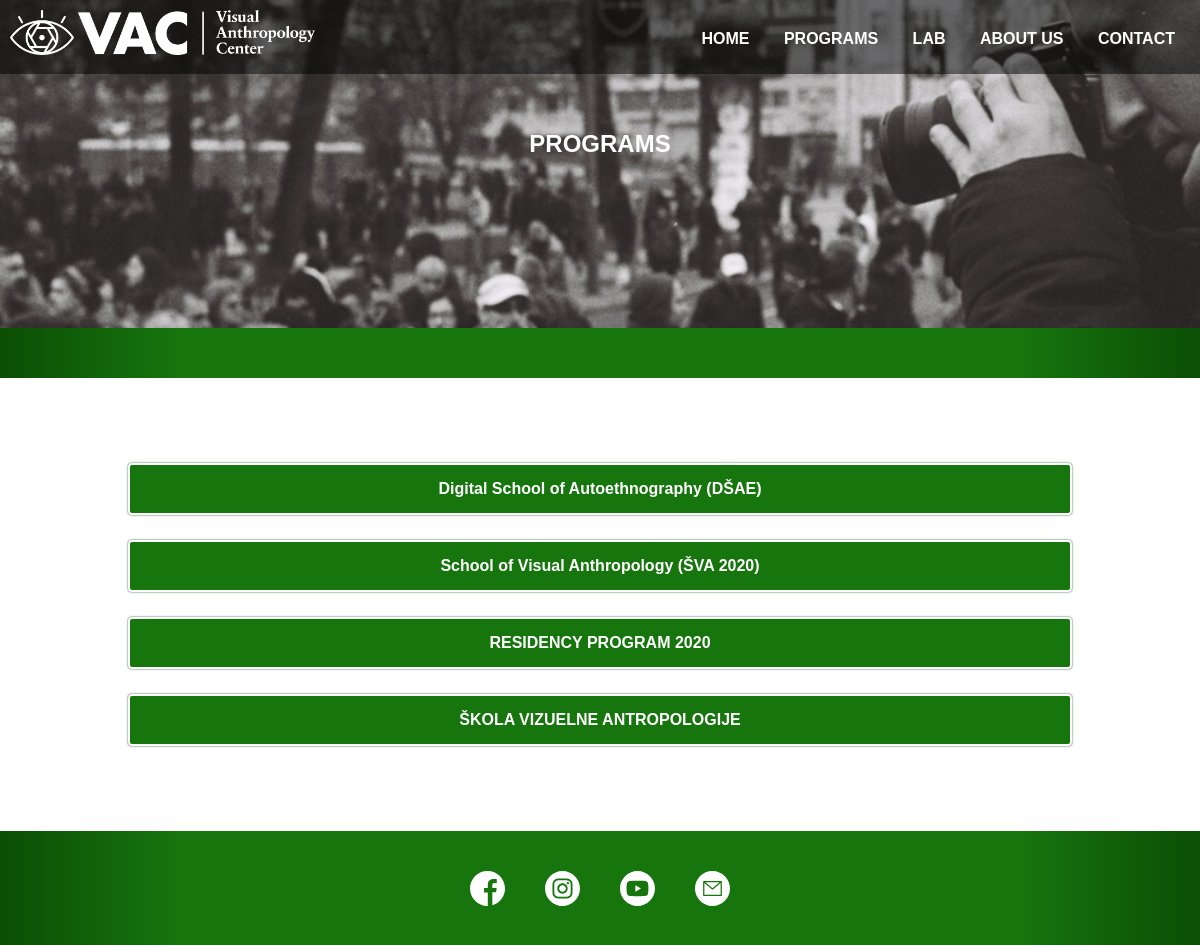
Screenshot of /programs.php with the database file from the repository.
### tables this page shows
CREATE TABLE `program_home` (
  `program_home_id` int(11) UNSIGNED NOT NULL,
  `icon_path` varchar(50) NOT NULL,
  `title` varchar(50) NOT NULL,
  `content` text NOT NULL
);

### data/programs.php (called while the page is built, shortened)
<?php
$getPrograms = $conn->query('SELECT * FROM `program_home`');
$programs = [];

### models/Program.php (called while the page is built, shortened)
<?php
class Program {
    protected string $title;
    function __construct(array $tabs, string $title, string $icon, string $preview)
    {
        $this->title = $title;
    }
    function getTitle() {
        return $this->title;
    }
};

### programs.php (the view, shortened to what this page needs)
<?php
    require './data/conn.php';
    include './data/tabs.php';
    include './models/Program.php';
    require './data/programs.php';
    require "./php/header.php";
?>
<segment>
    <div class='container'>
        <?php foreach ($programs as $key => $program): ?>
            <a href=<?php echo 'program-content.php?id=' . $key  ?> ><div class='program-links button'><?php echo $program->getTitle() ?></div></a>
        <?php endforeach; ?>
    </div>
</segment>
<?php require "./php/footer.php"; ?>
</body>

### css/global.css (style rules this page uses)
body { margin: 0px; padding: 0px; box-sizing: border-box; font-family: Oxygen, sans-serif; font-size: 16px; line-height: 28px; }
a { text-decoration: none; }
.container { margin-left: auto; margin-right: auto; padding: 10px; max-width: 1200px; transition: 0.4s; }
.button { background-color: #0b4e05; border: 2px solid white; box-shadow: 0px 0px 2px 0px #00470f; color: white; font-weight: bold; transition: 0.4s; text-align: center; border-radius: 4px; }

### css/programs.css (style rules this page uses)
.container a { text-decoration: none; }
.program-links { padding: 10px; margin: 25px 10% 25px 10%; background-color: #17750E; color: white; }

### rows the page displays
program_home: title "Digital School of Autoethnography (DŠAE)"
program_home: title "School of Visual Anthropology (ŠVA 2020)"
program_home: title "RESIDENCY PROGRAM 2020"
program_home: title "ŠKOLA VIZUELNE ANTROPOLOGIJE"

### other values shown
$header2 "PROGRAMS"
